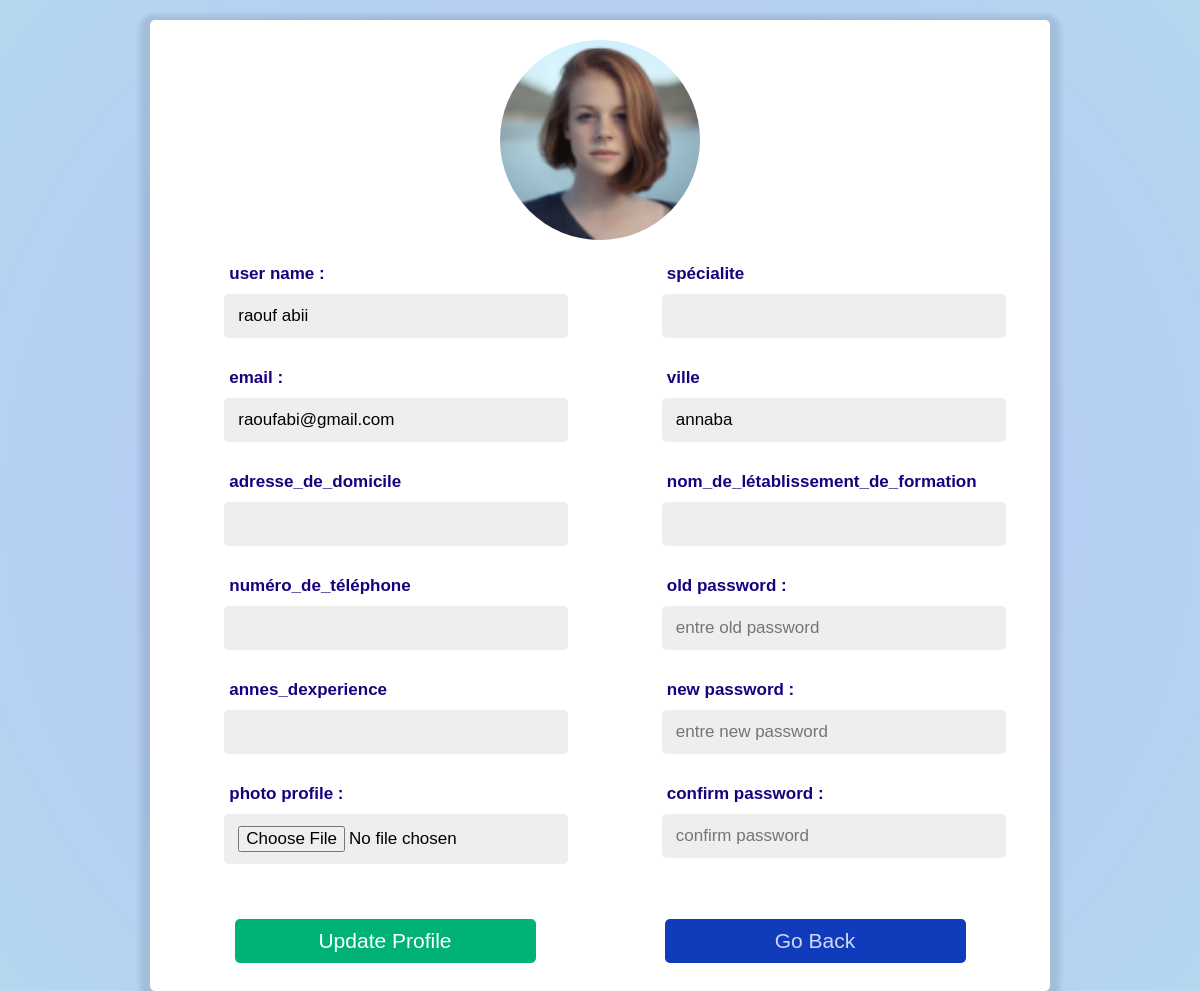
The app's page /médecin-edit-profil.php (signed in) with its own data.
### tables this page shows
CREATE TABLE `patient` (
  `name` varchar(255) NOT NULL,
  `email` varchar(255) NOT NULL,
  `password` varchar(255) NOT NULL,
  `user_type` varchar(255) NOT NULL,
  `photo_profile` varchar(255) NOT NULL,
  `id_pers` int(255) NOT NULL,
  `bio` varchar(255) NOT NULL,
  `ville` varchar(255) NOT NULL,
  `date_naissance` date NOT NULL
);

### sessionPatient.php (called while the page is built, shortened)
<?php
if (!isset($_SESSION['user_id'])) {
    header('location:index.php');
}else {
$user_id = $_SESSION['user_id'];
$getdataPersonne = mysqli_query($conn,"SELECT * FROM personne WHERE id = '$user_id' ");
$res = mysqli_fetch_assoc($getdataPersonne);
if($res['user_type'] == 'patient'){
    $getdataPatient = mysqli_query($conn,"SELECT * FROM patient WHERE id_pers = '$user_id' ");
    $row = mysqli_fetch_assoc($getdataPatient);
 }elseif($res['user_type'] == 'médecin'){
    $getdataMedecin = mysqli_query($conn,"SELECT * FROM médecin WHERE id_pers = '$user_id' ");
    $user_type = 'médecin';
    $row = mysqli_fetch_assoc($getdataMedecin);
 }elseif($res['user_type'] == 'délégué_médical') {
   $user_type = 'délégué_médical';
    $getdataDeg = mysqli_query($conn,"SELECT * FROM délégué_médical WHERE id_pers = '$user_id' ");
    $row = mysqli_fetch_assoc($getdataDeg);
 }
}
?>

### médecin-edit-profil.php (the view, shortened to what this page needs)
<?php
include ('config.php');
include ('sessionPatient.php');
?>
<!DOCTYPE html>
<html lang="en">
<head>
    <link rel="stylesheet" href="css/edit-profil.css">
</head>
<body>
<div class="update-profile">
    <form action="" method="post" enctype="multipart/form-data">
        <img src="img/photoProfile/<?php echo $row['photo_profile'];?>">
        <div class="flex">
            <div class="inputbox">
                <span>user name :</span>
                <input type="text" name="update_name" class="box" value="<?php echo $row['name'];?>" >
                <span>email :</span>
                <input type="text" name="update_email" class="box" value="<?php echo $row['email'];?>">
                <span>adresse_de_domicile</span>
                <input type="text" name="adresse_de_domicile" class="box" value="<?php echo $row['adresse_de_domicile'];?>">
                <span for="">numéro_de_téléphone</span>
                <input type="text" name="numéro_de_téléphone" class="box" value="<?php echo $row['numéro_de_téléphone'];?>">
                <span for="">annes_dexperience</span>
                  <input type="number" name="annes_dexperience" class="box" value="<?php echo $row['annes_dexperience'];?>">
                <span>photo profile :</span>
                <input type="file" name="update_image" class="box" >
            </div>
            <div class="inputbox">
            <span for="">spécialite</span>
            <input type="text" name="spécialite"  class="box" value="<?php echo $row['spécialite'];?>">
            <span for="">ville</span>
            <input type="text" name="ville"  class="box" value="<?php echo $row['ville'];?>">
            <span for="">nom_de_létablissement_de_formation </span>
                  <input type="text" name="nom_de_létablissement_de_formation" class="box" value="<?php echo $row['nom_de_létablissement_de_formation'];?>" >
                <span>old password :</span>
                <input type="password" name="update-password" placeholder="entre old password" class="box" >
                <span>new password :</span>
                <input type="password" name="new-password" placeholder="entre new password" class="box" >
                <span>confirm password :</span>
                <input type="password" name="confirm-password" placeholder="confirm password" class="box" >
            </div>
        </div>
            <div class="btn-cont">
            <input type="submit" value="update profile" name="update_profile" class="btn" id="update-btn">
            <a href="médecin_page.php" class="btn" id="back-btn">go back</a>
            </div>
    </form>
</div>
</body>
</html>

### css/edit-profil.css (style rules this page uses)
* { font-family: 'Poppins', sans-serif; margin:0; padding:0; box-sizing: border-box; outline: none; border:none; text-decoration: none; }
.update-profile { min-height: 100vh; background: rgb(183,194,249); background: radial-gradient(circle, rgba(183,194,249,1) 0%, rgba(180,215,239,1) 100%); display: flex; align-items: center; justify-content: center; padding: 20px; }
.update-profile form { padding: 20px; background-color: white; box-shadow: 0 5px 5px 10px rgba(0 ,0, 0, 0.1); text-align: center; width: 900px; text-align: center; border-radius: 5px; }
.update-profile form img { height: 200px; width: 200px; border-radius: 50%; object-fit: cover; margin-bottom: 5px; }
.update-profile form .flex { display: flex; justify-content: space-around; margin-bottom: 20px; gap: 15px; }
.update-profile form .flex .inputbox { width: 40%; }
.update-profile form .flex .inputbox span { text-align: left; display: block; margin-top: 15px; margin-left: 20px; font-size: 17px; font-weight: bolder; color:rgb(27, 0, 125); }
.update-profile form .flex .inputbox .box { margin: 15px; width: 100%; background-color: #eee; padding: 12px 14px; font-size: 17px; border-radius: 5px; color: black; margin-top: 10px; }
.btn-cont { display: flex; justify-content: space-around; }
.btn { text-transform: capitalize; font-size: 20px; cursor: pointer; width: 35%; padding:10px 15px; font-size: 21px; font-weight: 540; margin:8px 0; border-radius: 5px; transition: 0.3s; margin-top: 20px; }
#update-btn { background: #00b374; color:white; }
#back-btn { display:inline-block; color: #cfd9f6; background:#103bbb; }

### records on screen
patient: photo_profile (picture), update_name "raouf abii", update_email "raoufabi@gmail.com", ville "annaba"
